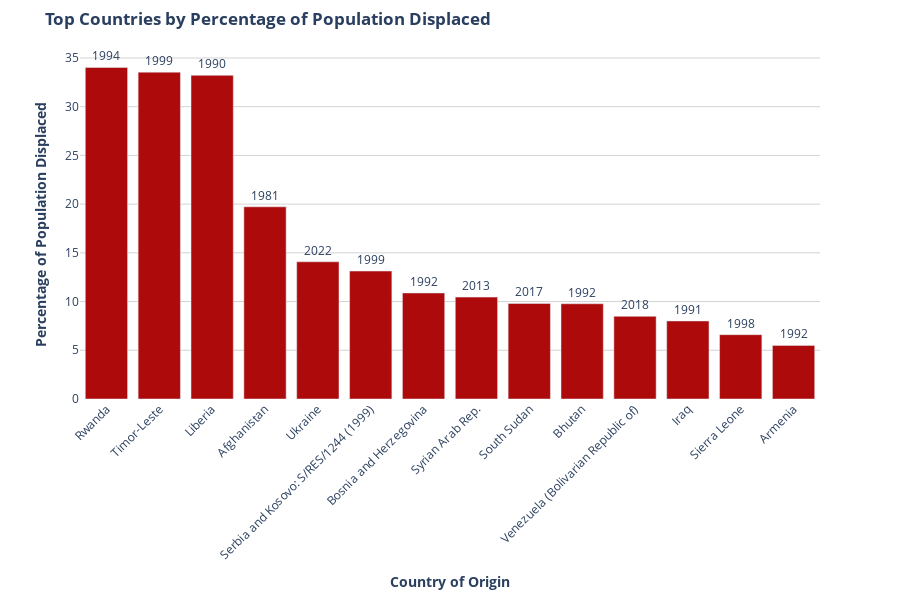

The notebook cell saved with this chart:
### Markdown cell above
# Biggest porcentual population displacement in one year

### Code cell
visualization.Biggest_displacement_percentage_graph().show()

### Figure 1 — Plotly figure (JSON) as saved in the notebook; plotly's stock layout.template omitted (floating-point values rounded to 4 significant figures)
{"data": [{"customdata": [1994, 1999, 1990, 1981, 2022, 1999, 1992, 2013, 2017, 1992, 2018, 1991, 1998, 1992], "hovertemplate": "<b>%{x}</b><br>Year: %{customdata}<br>Percentage: %{y:.2f}%<extra></extra>", "marker": {"color": "#ad0b0b"}, "text": [1994.0, 1999.0, 1990.0, 1981.0, 2022.0, 1999.0, 1992.0, 2013.0, 2017.0, 1992.0, 2018.0, 1991.0, 1998.0, 1992.0], "textposition": "outside", "type": "bar", "x": ["Rwanda", "Timor-Leste", "Liberia", "Afghanistan", "Ukraine", "Serbia and Kosovo: S/RES/1244 (1999)", "Bosnia and Herzegovina", "Syrian Arab Rep.", "South Sudan", "Bhutan", "Venezuela (Bolivarian Republic of)", "Iraq", "Sierra Leone", "Armenia"], "y": [34.03, 33.55, 33.22, 19.72, 14.08, 13.13, 10.88, 10.46, 9.805, 9.775, 8.484, 8.009, 6.602, 5.502]}], "layout": {"height": 600, "margin": {"b": 150, "t": 50}, "plot_bgcolor": "white", "title": {"text": "<b>Top Countries by Percentage of Population Displaced</b>"}, "xaxis": {"showgrid": false, "tickangle": -45, "title": {"text": "<b>Country of Origin</b>"}}, "yaxis": {"gridcolor": "lightgrey", "showgrid": true, "title": {"text": "<b>Percentage of Population Displaced</b>"}}}}
